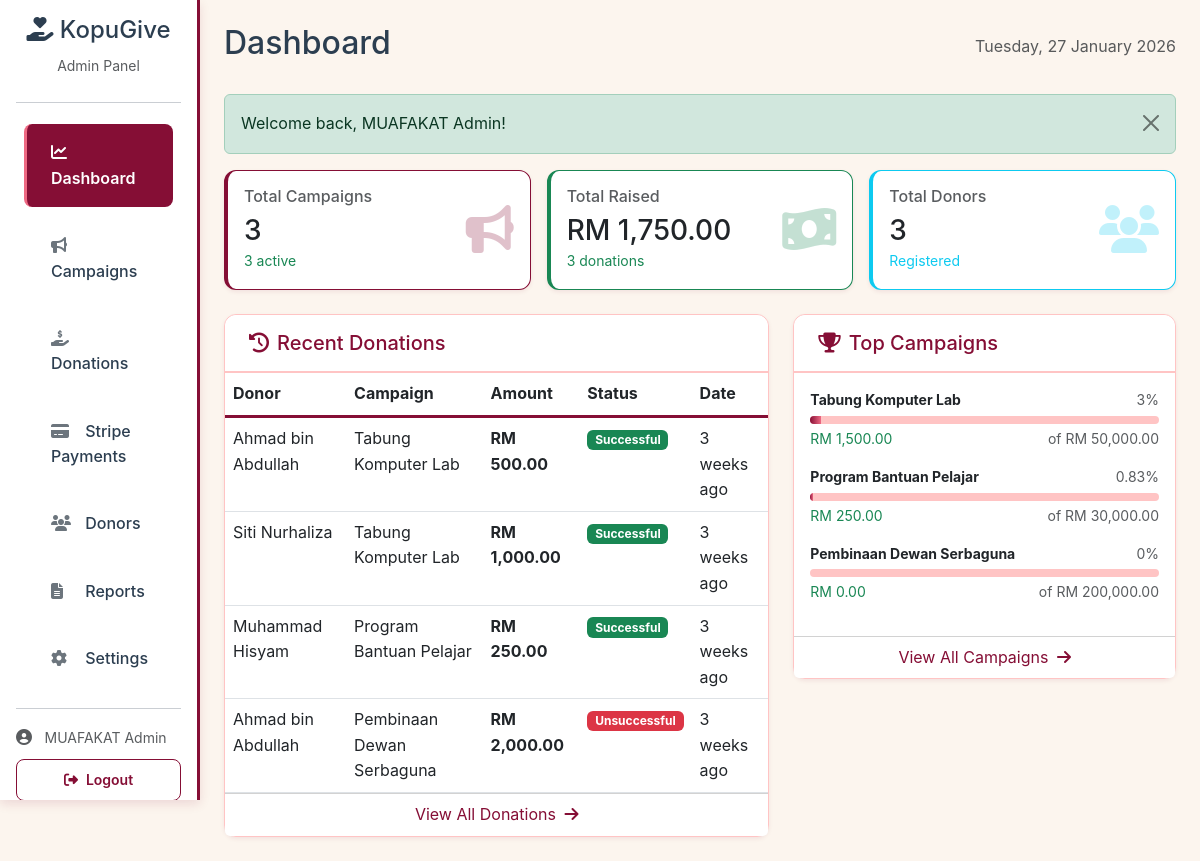
Page /admin/dashboard.php (signed in) on the committed database.
### tables this page shows
CREATE TABLE donations (
    donation_id INT AUTO_INCREMENT PRIMARY KEY,
    campaign_id INT NOT NULL,
    donor_id INT,
    donor_name VARCHAR(255),  
    donor_email VARCHAR(255),
    donor_phone VARCHAR(20),
    amount DECIMAL(10, 2) NOT NULL,
    payment_method ENUM('online_banking', 'card', 'ewallet', 'cash', 'other') DEFAULT 'online_banking',
    transaction_id VARCHAR(100),
    receipt_path VARCHAR(255),
    donation_message TEXT,
    is_anonymous BOOLEAN DEFAULT FALSE,
    status ENUM('pending', 'verified', 'rejected', 'completed') DEFAULT 'pending',
    verified_by INT,
    verified_at TIMESTAMP NULL,
    donation_date TIMESTAMP DEFAULT CURRENT_TIMESTAMP,
    created_at TIMESTAMP DEFAULT CURRENT_TIMESTAMP,
    updated_at TIMESTAMP DEFAULT CURRENT_TIMESTAMP ON UPDATE CURRENT_TIMESTAMP,
    FOREIGN KEY (campaign_id) REFERENCES campaigns(campaign_id) ON DELETE CASCADE,
    FOREIGN KEY (donor_id) REFERENCES users(user_id) ON DELETE SET NULL,
    FOREIGN KEY (verified_by) REFERENCES users(user_id) ON DELETE SET NULL,
    INDEX idx_campaign (campaign_id),
    INDEX idx_donor (donor_id),
    INDEX idx_status (status),
    INDEX idx_donation_date (donation_date)
);

CREATE TABLE campaigns (
    campaign_id INT AUTO_INCREMENT PRIMARY KEY,
    campaign_name VARCHAR(255) NOT NULL,
    description TEXT,
    target_amount DECIMAL(10, 2) NOT NULL,
    current_amount DECIMAL(10, 2) DEFAULT 0.00,
    start_date DATE NOT NULL,
    end_date DATE NOT NULL,
    category ENUM('education', 'infrastructure', 'welfare', 'emergency', 'other') DEFAULT 'other',
    status ENUM('active', 'completed', 'closed', 'draft') DEFAULT 'draft',
    banner_image VARCHAR(255),
    created_by INT,
    created_at TIMESTAMP DEFAULT CURRENT_TIMESTAMP,
    updated_at TIMESTAMP DEFAULT CURRENT_TIMESTAMP ON UPDATE CURRENT_TIMESTAMP,
    FOREIGN KEY (created_by) REFERENCES users(user_id) ON DELETE SET NULL,
    INDEX idx_status (status),
    INDEX idx_dates (start_date, end_date)
);

### includes/functions.php (called while the page is built, shortened)
<?php
function formatCurrency($amount) {
    return 'RM ' . number_format($amount, 2);
}
function calculatePercentage($current, $target) {
    $percentage = ($current / $target) * 100;
    return min(100, round($percentage, 2));
}
function timeAgo($datetime) {
    $time = strtotime($datetime);
    $now = time();
    $diff = $now - $time;
    if ($diff < 2592000) return floor($diff / 604800) . ' weeks ago';
    return formatDate($datetime);
}
function getFlashMessage() {
    if (isset($_SESSION['flash_message'])) {
        $message = [
            'type' => $_SESSION['flash_type'],
            'message' => $_SESSION['flash_message']
        ];
        return $message;
    }
    return null;
}
?>

### admin/dashboard.php (the view, shortened to what this page needs)
<?php
require_once '../includes/functions.php';
$db = (new Database())->getConnection();
$stats = [];
$stmt = $db->query("SELECT COUNT(*) as total FROM campaigns");
$stats['total_campaigns'] = $stmt->fetch()['total'];
$stmt = $db->query("SELECT COUNT(*) as total FROM campaigns WHERE status = 'active'");
$stats['active_campaigns'] = $stmt->fetch()['total'];
$stmt = $db->query("SELECT COUNT(*) as total, SUM(amount) as sum FROM donations WHERE status = 'verified'");
$result = $stmt->fetch();
$stats['total_donations'] = $result['total'] ?? 0;
$stats['total_amount'] = $result['sum'] ?? 0;
$stmt = $db->query("SELECT COUNT(DISTINCT donor_id) as total FROM donations WHERE donor_id IS NOT NULL");
$stats['total_donors'] = $stmt->fetch()['total'];
$stmt = $db->query("
    SELECT d.*, c.campaign_name, u.full_name as donor_full_name
    FROM donations d
    LEFT JOIN campaigns c ON d.campaign_id = c.campaign_id
    LEFT JOIN users u ON d.donor_id = u.user_id
    ORDER BY d.created_at DESC
    LIMIT 5
");
$recentDonations = $stmt->fetchAll();
$stmt = $db->query("
    SELECT c.*,
           COUNT(d.donation_id) as donation_count,
           SUM(d.amount) as total_raised
    FROM campaigns c
    LEFT JOIN donations d ON c.campaign_id = d.campaign_id AND d.status = 'verified'
    WHERE c.status = 'active'
    GROUP BY c.campaign_id
    ORDER BY total_raised DESC
    LIMIT 5
");
$topCampaigns = $stmt->fetchAll();
$flashMessage = getFlashMessage();
?>
<!DOCTYPE html>
<html lang="en">
<head>
    <link href="https://cdn.jsdelivr.net/npm/bootstrap@5.3.0/dist/css/bootstrap.min.css" rel="stylesheet">
    <link rel="stylesheet" href="https://cdnjs.cloudflare.com/ajax/libs/font-awesome/6.4.0/css/all.min.css">
</head>
<body>
    <?php include 'includes/admin_sidebar.php'; ?>
    <main class="col-md-10 ms-sm-auto px-md-4 py-4">
                <div class="d-flex justify-content-between align-items-center mb-4">
                    <h2>Dashboard</h2>
                    <div>
                        <span class="text-muted"><?= date('l, d F Y') ?></span>
                    </div>
                </div>
                <?php if ($flashMessage): ?>
                    <div class="alert alert-<?= $flashMessage['type'] ?> alert-dismissible fade show" role="alert">
                        <?= $flashMessage['message'] ?>
                        <button type="button" class="btn-close" data-bs-dismiss="alert"></button>
                    </div>
                <?php endif; ?>
                <div class="row g-3 mb-4">
                    <div class="col-md-4">
                        <div class="card stat-card border-primary">
                            <div class="card-body">
                                <div class="d-flex justify-content-between align-items-center">
                                    <div>
                                        <h6 class="text-muted">Total Campaigns</h6>
                                        <h3 class="mb-0"><?= $stats['total_campaigns'] ?></h3>
                                        <small class="text-success"><?= $stats['active_campaigns'] ?> active</small>
                                    </div>
                                    <div class="text-primary">
                                        <i class="fas fa-bullhorn fa-3x opacity-25"></i>
                                    </div>
                                </div>
                            </div>
                        </div>
                    </div>
                    <div class="col-md-4">
                        <div class="card stat-card border-success">
                            <div class="card-body">
                                <div class="d-flex justify-content-between align-items-center">
                                    <div>
                                        <h6 class="text-muted">Total Raised</h6>
                                        <h3 class="mb-0"><?= formatCurrency($stats['total_amount']) ?></h3>
                                        <small class="text-success"><?= $stats['total_donations'] ?> donations</small>
                                    </div>
                                    <div class="text-success">
                                        <i class="fas fa-money-bill-wave fa-3x opacity-25"></i>
                                    </div>
                                </div>
                            </div>
                        </div>
                    </div>
                    <div class="col-md-4">
                        <div class="card stat-card border-info">
                            <div class="card-body">
                                <div class="d-flex justify-content-between align-items-center">
                                    <div>
                                        <h6 class="text-muted">Total Donors</h6>
                                        <h3 class="mb-0"><?= $stats['total_donors'] ?></h3>
                                        <small class="text-info">Registered</small>
                                    </div>
                                    <div class="text-info">
                                        <i class="fas fa-users fa-3x opacity-25"></i>
                                    </div>
                                </div>
                            </div>
                        </div>
                    </div>
                </div>
                <div class="row">
                    <div class="col-md-7">
                        <div class="card">
                            <div class="card-header bg-white">
                                <h5 class="mb-0"><i class="fas fa-history me-2"></i>Recent Donations</h5>
                            </div>
                            <div class="card-body p-0">
                                <div class="table-responsive">
                                    <table class="table table-hover mb-0">
                                        <thead>
                                            <tr>
                                                <th>Donor</th>
                                                <th>Campaign</th>
                                                <th>Amount</th>
                                                <th>Status</th>
                                                <th>Date</th>
                                            </tr>
                                        </thead>
                                        <tbody>
                                            <?php foreach ($recentDonations as $donation): ?>
                                                <tr>
                                                    <td><?= htmlspecialchars($donation['donor_full_name'] ?? $donation['donor_name'] ?? 'Anonymous') ?></td>
                                                    <td><?= htmlspecialchars($donation['campaign_name']) ?></td>
                                                    <td><strong><?= formatCurrency($donation['amount']) ?></strong></td>
                                                    <td>
                                                        <?php
                                                        if ($donation['status'] === 'verified') {
                                                            $displayStatus = 'Successful';
                                                            $badge = 'success';
                                                        } else {
                                                            $displayStatus = 'Unsuccessful';
                                                            $badge = 'danger';
                                                        }
                                                        ?>
                                                        <span class="badge bg-<?= $badge ?>"><?= $displayStatus ?></span>
                                                    </td>
                                                    <td><?= timeAgo($donation['created_at']) ?></td>
                                                </tr>
                                            <?php endforeach; ?>
                                        </tbody>
                                    </table>
                                </div>
                            </div>
                            <div class="card-footer bg-white text-center">
                                <a href="donations.php" class="text-decoration-none">View All Donations <i class="fas fa-arrow-right ms-1"></i></a>
                            </div>
                        </div>
                    </div>
                    <div class="col-md-5">
                        <div class="card">
                            <div class="card-header bg-white">
                                <h5 class="mb-0"><i class="fas fa-trophy me-2"></i>Top Campaigns</h5>
                            </div>
                            <div class="card-body">
                                <?php foreach ($topCampaigns as $campaign): ?>
                                    <?php
                                    $percentage = calculatePercentage($campaign['total_raised'] ?? 0, $campaign['target_amount']);
                                    ?>
                                    <div class="mb-3">
                                        <div class="d-flex justify-content-between mb-1">
                                            <small class="fw-bold"><?= htmlspecialchars($campaign['campaign_name']) ?></small>
                                            <small class="text-muted"><?= $percentage ?>%</small>
                                        </div>
                                        <div class="progress" style="height: 8px;">
                                            <div class="progress-bar bg-success" style="width: <?= $percentage ?>%"></div>
                                        </div>
                                        <div class="d-flex justify-content-between mt-1">
                                            <small class="text-success"><?= formatCurrency($campaign['total_raised'] ?? 0) ?></small>
                                            <small class="text-muted">of <?= formatCurrency($campaign['target_amount']) ?></small>
                                        </div>
                                    </div>
                                <?php endforeach; ?>
                            </div>
                            <div class="card-footer bg-white text-center">
                                <a href="campaigns.php" class="text-decoration-none">View All Campaigns <i class="fas fa-arrow-right ms-1"></i></a>
                            </div>
                        </div>
                    </div>
                </div>
            </main>
</body>
</html>

### includes/theme_styles.php (style rules this page uses)
:root { --burgundy-primary: #850E35; --burgundy-dark: #6a0b2a; --coral-pink: #EE6983; --light-pink: #FFC4C4; --cream-bg: #FCF5EE; --white: #FFFFFF; --light-gray: #F8F9FA; --medium-gray: #6C757D; --dark-gray: #343A40; --border-light: #FFC4C4; --border-gray: #DEE2E6; --bg-primary: #FFFFFF; --bg-secondary: #FCF5EE; --bg-accent: #FFC4C4; --text-primary: #2C3E50; --text-secondary: #6C757D; --shadow-sm: 0 2px 4px rgba(133, 14, 53, 0.08); --shadow-md: 0 4px 10px rgba(133, 14, 53, 0.12); --shadow-lg: 0 6px 16px rgba(133, 14, 53, 0.15); }
body { font-family: 'Inter', 'Segoe UI', Tahoma, Geneva, Verdana, sans-serif; color: var(--text-primary); background-color: var(--cream-bg); line-height: 1.6; }
.card { border: 1px solid var(--border-light); border-radius: 12px; box-shadow: var(--shadow-sm); transition: all 0.3s ease; background: var(--white); }
.card-header { background: var(--cream-bg); color: var(--burgundy-primary); border-bottom: 2px solid var(--light-pink); border-radius: 12px 12px 0 0 !important; font-weight: 600; padding: 1rem 1.5rem; }
.stat-card { border-left: 4px solid var(--burgundy-primary); transition: all 0.3s ease; background: var(--white); border-radius: 12px; }
.stat-card .text-primary { color: var(--burgundy-primary) !important; }
.progress { background-color: var(--light-pink); border-radius: 12px; overflow: hidden; height: 10px; }
.progress-bar { background: linear-gradient(90deg, var(--burgundy-primary) 0%, var(--coral-pink) 100%); transition: width 1s ease; }
.progress-bar.bg-success { background: linear-gradient(90deg, var(--burgundy-primary) 0%, var(--coral-pink) 100%) !important; }
.table thead { background: var(--cream-bg); color: var(--burgundy-primary); font-weight: 600; border-bottom: 3px solid var(--burgundy-primary); }
.text-primary { color: var(--burgundy-primary) !important; }
a { color: var(--burgundy-primary); text-decoration: none; transition: all 0.3s ease; }
.border-primary { border-color: var(--burgundy-primary) !important; }

### rows in the picture
donations: donor_name "Ahmad bin Abdullah", campaign.campaign_name "Tabung Komputer Lab", amount "RM 500.00", status "Successful", created_at "3 weeks ago"
donations: donor_name "Siti Nurhaliza", campaign.campaign_name "Tabung Komputer Lab", amount "RM 1,000.00", status "Successful", created_at "3 weeks ago"
donations: donor_name "Muhammad Hisyam", campaign.campaign_name "Program Bantuan Pelajar", amount "RM 250.00", status "Successful", created_at "3 weeks ago"
donations: donor_name "Ahmad bin Abdullah", campaign.campaign_name "Pembinaan Dewan Serbaguna", amount "RM 2,000.00", status "Unsuccessful", created_at "3 weeks ago"
campaigns: campaign_name "Tabung Komputer Lab", percentage "3", total_raised "RM 1,500.00", target_amount "RM 50,000.00"
campaigns: campaign_name "Program Bantuan Pelajar", percentage "0.83", total_raised "RM 250.00", target_amount "RM 30,000.00"
campaigns: campaign_name "Pembinaan Dewan Serbaguna", percentage "0", total_raised "RM 0.00", target_amount "RM 200,000.00"

### other values in the picture
$_SESSION['full_name'] "MUAFAKAT Admin"
$flashMessage['message'] "Welcome back, MUAFAKAT Admin!"
$stats['total_campaigns'] "3"
$stats['active_campaigns'] "3"
formatCurrency($stats['total_amount']) "RM 1,750.00"
$stats['total_donations'] "3"
$stats['total_donors'] "3"
